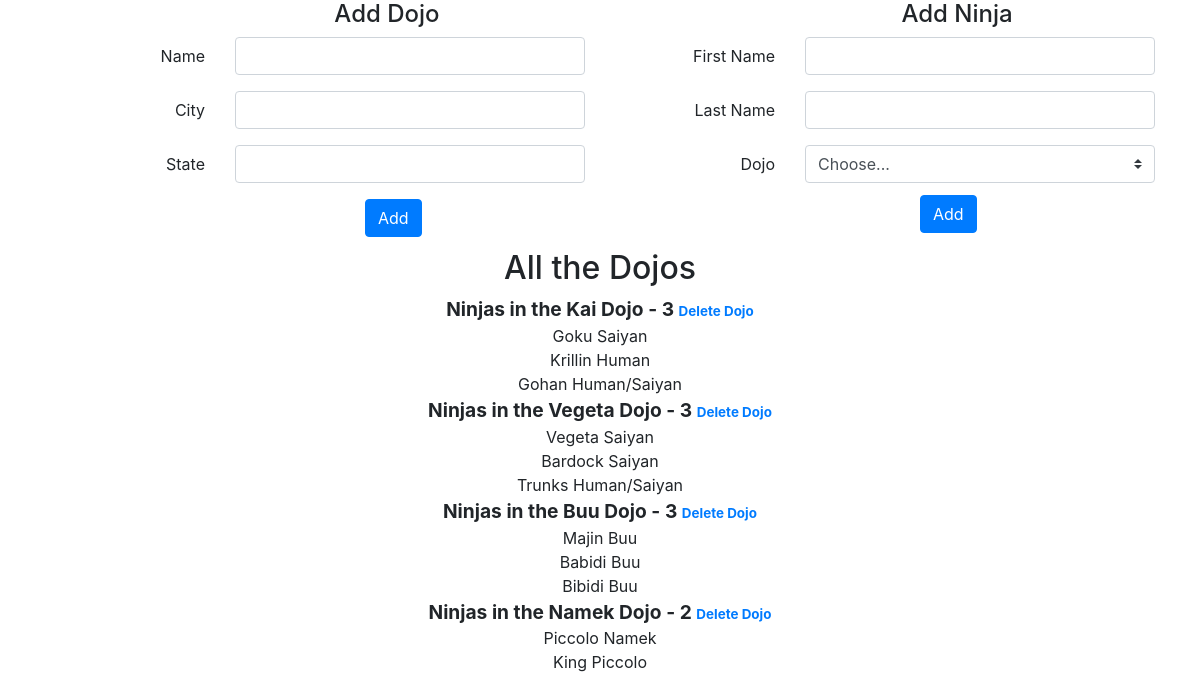
The page / on the database its author committed.
### dojo_ninjas_app/models.py (models this page shows)
class Dojo(models.Model):
    name = models.CharField(max_length=255)
    city = models.CharField(max_length=255)
    state = models.CharField(max_length=255)
    desc = models.TextField(default="")

class Ninja(models.Model):
    dojo = models.ForeignKey(Dojo, related_name="dojo", on_delete = models.CASCADE)
    first_name = models.CharField(max_length=255)
    last_name = models.CharField(max_length=255)

### dojo_ninjas_app/views.py (the view)
# urls.py: path('', views.index),
def index(request):
    context = {
        "all_ninjas": Ninja.objects.all(),
        "all_dojos": Dojo.objects.all(),
    }
    return render(request, "index.html", context)

### dojo_ninjas_app/templates/index.html (shortened to what this page needs)
<!DOCTYPE html>
<html lang="en">
<head>
    <link rel="stylesheet" href="https://maxcdn.bootstrapcdn.com/bootstrap/4.0.0/css/bootstrap.min.css">
    {% load static %}
    <link rel="stylesheet" href="{% static 'css/style.css' %}">
</head>
<body>
    <div class="container">
        <div class="row">
            <div class="col-6">
                <h2 class="heading">Add Dojo</h2>
                <form action="/add_dojo" method="post">
                    <div class="form-group row">
                        <label for="colFormLabel" class="col-sm-4 col-form-label">Name</label>
                        <div class="col-sm-8">
                            <input type="text" name="name" class="form-control" id="colFormLabel">
                        </div>
                    </div>
                    <div class="form-group row">
                        <label for="colFormLabel" class="col-sm-4 col-form-label">City</label>
                        <div class="col-sm-8">
                            <input type="text" name="city" class="form-control" id="colFormLabel">
                        </div>
                    </div>
                    <div class="form-group row">
                        <label for="colFormLabel" class="col-sm-4 col-form-label">State</label>
                        <div class="col-sm-8">
                            <input type="text" name="state" class="form-control" id="colFormLabel">
                        </div>
                    </div>
                    <button type="submit" class="btn btn-primary addbutton">Add</button>
                </form>
            </div>
            <div class="col-6">
                <h2 class="heading">Add Ninja</h2>
                <form action="/add_ninja" method="post">
                    <div class="form-group row">
                        <label for="colFormLabel" class="col-sm-4 col-form-label">First Name</label>
                        <div class="col-sm-8">
                            <input type="text" name="first_name" class="form-control" id="colFormLabel">
                        </div>
                    </div>
                    <div class="form-group row">
                        <label for="colFormLabel" class="col-sm-4 col-form-label">Last Name</label>
                        <div class="col-sm-8">
                            <input type="text" name="last_name" class="form-control" id="colFormLabel">
                        </div>
                    </div>
                    <div class="form-group row">
                        <label for="colFormLabel" class="col-sm-4 col-form-label">Dojo</label>
                        <div class="col-sm-8">
                            <select name="dojo" class="custom-select mr-sm-10" id="inlineFormCustomSelect">
                            <option selected>Choose...</option>
                        </select>
                        </div>
                        <button type="submit" class="btn btn-primary addbuttonninja">Add</button>
                    </div>
                </form>
            </div>
        </div>
        <div class="row">
            <div class="col dojoslist">
                <h2>All the Dojos</h2>
                <ul class="dojos">
                    {% for dojo in all_dojos %}
                    <li class="dojoname">Ninjas in the {{dojo.name}} Dojo - {{dojo.dojo.count}} <a class="deletebtn" href="/delete_dojo/{{dojo.id}}">Delete Dojo</a></li>
                    <ul class="dojos">
                        {% for ninja in all_ninjas %} {% if ninja.dojo == dojo %}
                        <li>{{ninja.first_name}} {{ninja.last_name}}</li>
                        {% endif %} {% endfor %}
                    </ul>
                    {% endfor %}
                </ul>
            </div>
        </div>
    </div>
</body>
</html>

### dojo_ninjas_app/static/css/style.css (style rules this page uses)
label { text-align: right; }
.dojoslist { text-align: center; }
.dojoname { font-weight: bold; font-size: 1.2em; }
.dojos { margin: 0; padding: 0; list-style: none; }
.heading { text-align: center; padding-left: 6em; font-size: 1.5em; }
.addbutton { margin: 0 0 0 20em; display: block; }
.addbuttonninja { margin: .75em 0 0 20em; display: block; }
.deletebtn { font-size: .70em; }

### rows shown on the page
Dojo: name "Kai", dojo.count "3"
Ninja: first_name "Goku", last_name "Saiyan"
Ninja: first_name "Krillin", last_name "Human"
Ninja: first_name "Gohan", last_name "Human/Saiyan"
Dojo: name "Vegeta", dojo.count "3"
Ninja: first_name "Vegeta", last_name "Saiyan"
Ninja: first_name "Bardock", last_name "Saiyan"
Ninja: first_name "Trunks", last_name "Human/Saiyan"
Dojo: name "Buu", dojo.count "3"
Ninja: first_name "Majin", last_name "Buu"
Ninja: first_name "Babidi", last_name "Buu"
Ninja: first_name "Bibidi", last_name "Buu"
Dojo: name "Namek", dojo.count "2"
Ninja: first_name "Piccolo", last_name "Namek"
Ninja: first_name "King", last_name "Piccolo"
